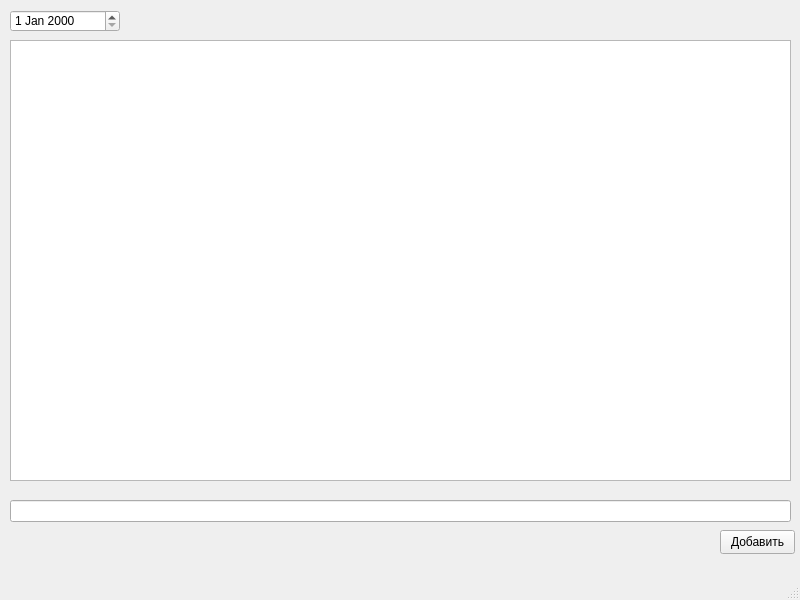
<?xml version="1.0" encoding="UTF-8"?>
<ui version="4.0">
 <class>MainWindow</class>
 <widget class="QMainWindow" name="MainWindow">
  <property name="geometry">
   <rect>
    <x>0</x>
    <y>0</y>
    <width>800</width>
    <height>600</height>
   </rect>
  </property>
  <property name="windowTitle">
   <string>MainWindow</string>
  </property>
  <widget class="QWidget" name="centralwidget">
   <widget class="QPushButton" name="pushButton">
    <property name="geometry">
     <rect>
      <x>720</x>
      <y>530</y>
      <width>75</width>
      <height>24</height>
     </rect>
    </property>
    <property name="text">
     <string>Добавить</string>
    </property>
   </widget>
   <widget class="QDateEdit" name="dateEdit">
    <property name="geometry">
     <rect>
      <x>10</x>
      <y>10</y>
      <width>110</width>
      <height>22</height>
     </rect>
    </property>
   </widget>
   <widget class="QLineEdit" name="lineEdit">
    <property name="geometry">
     <rect>
      <x>10</x>
      <y>500</y>
      <width>781</width>
      <height>22</height>
     </rect>
    </property>
   </widget>
   <widget class="QTableWidget" name="tableWidget">
    <property name="geometry">
     <rect>
      <x>10</x>
      <y>40</y>
      <width>781</width>
      <height>441</height>
     </rect>
    </property>
   </widget>
  </widget>
  <widget class="QMenuBar" name="menubar">
   <property name="geometry">
    <rect>
     <x>0</x>
     <y>0</y>
     <width>800</width>
     <height>22</height>
    </rect>
   </property>
  </widget>
  <widget class="QStatusBar" name="statusbar"/>
 </widget>
 <resources/>
 <connections/>
</ui>
